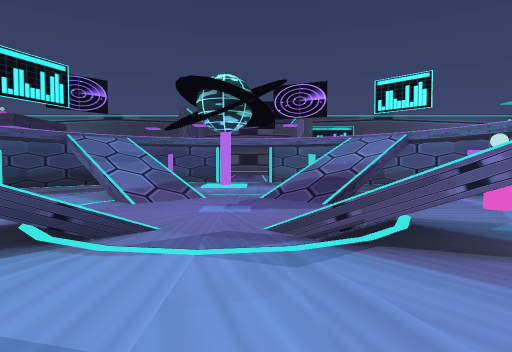
View 1 (above)

24 first-person views from a walk through a 3-D level made in the Unity game engine. The camera is 1.5 m above the floor, tilts 2° down and sees 75° across. The floor is counted in squares, 2 m on a side. Each view is taken from the middle of a square. On the plan, view 1 faces up. The plan holds only what a view shows up to about 11 squares ahead; the rest is blank. The place goes on beyond the plan. The player character is not drawn.

View 2
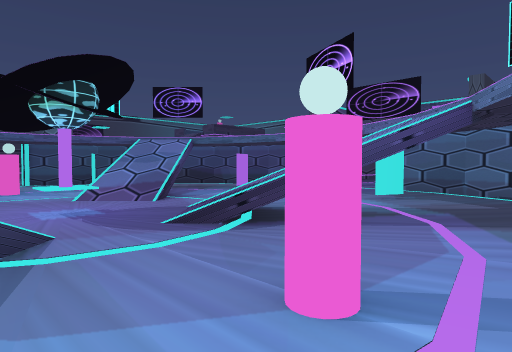

View 3
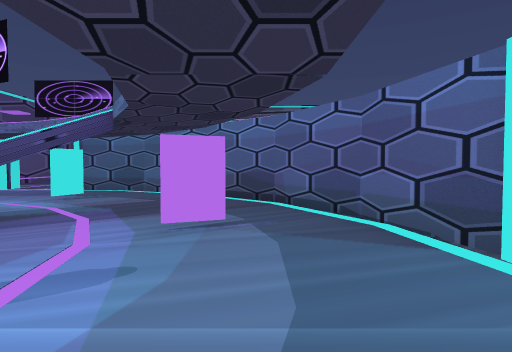

View 4
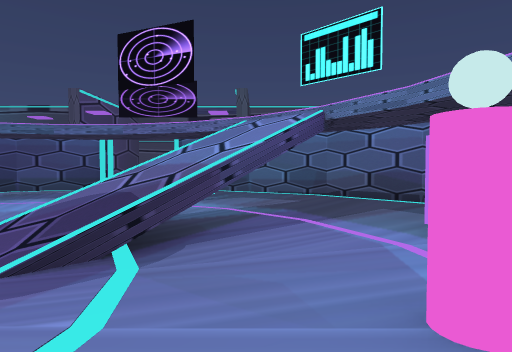

View 5
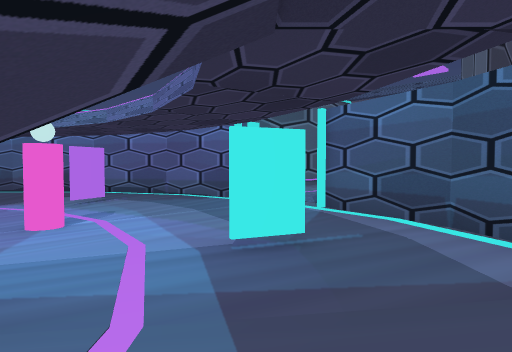

View 6
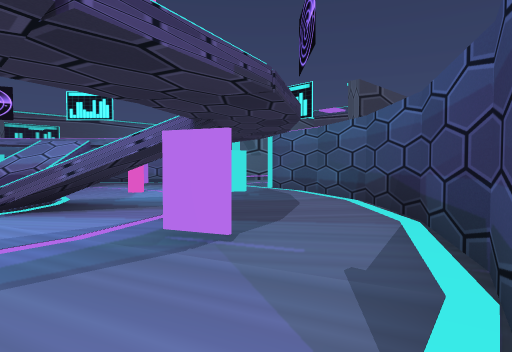

View 7
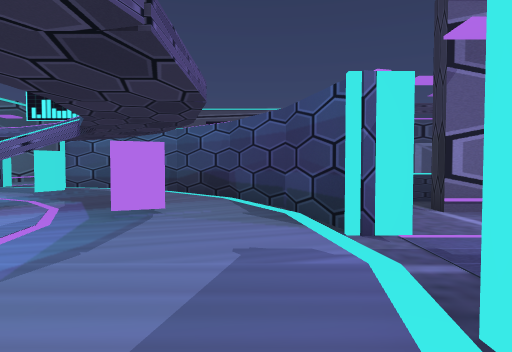

View 8
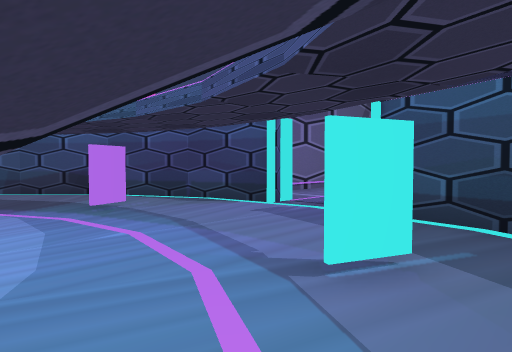

View 9
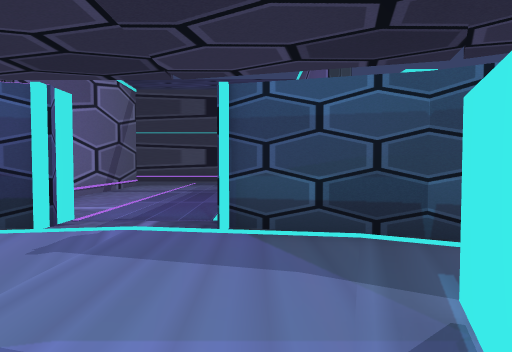

View 10
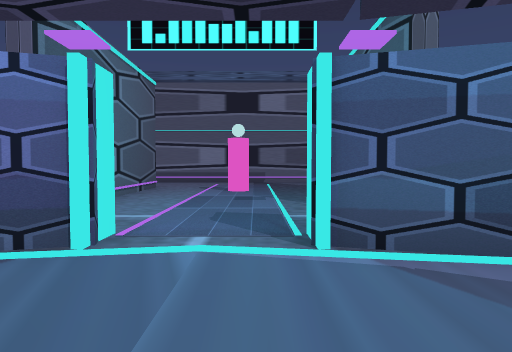

View 11
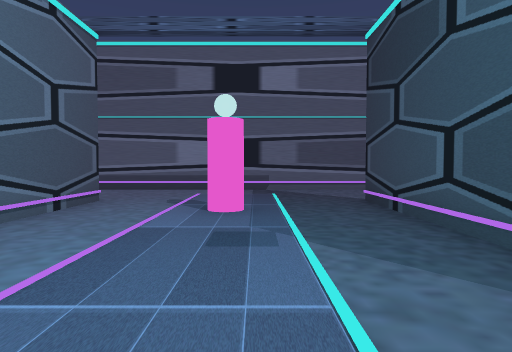

View 12
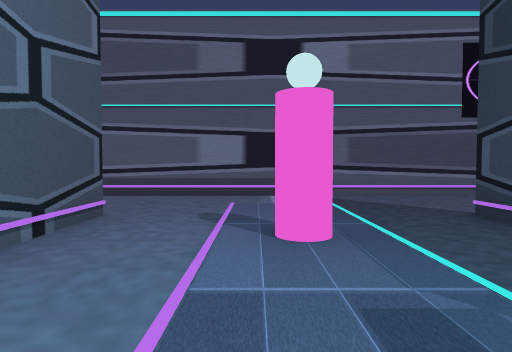

View 13
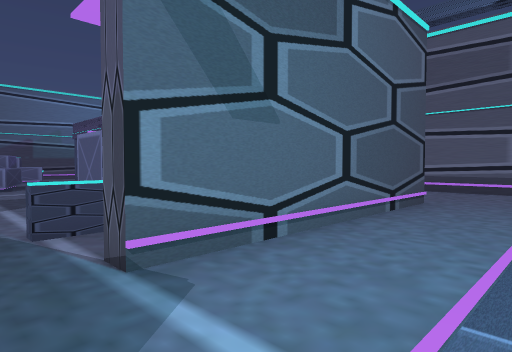

View 14
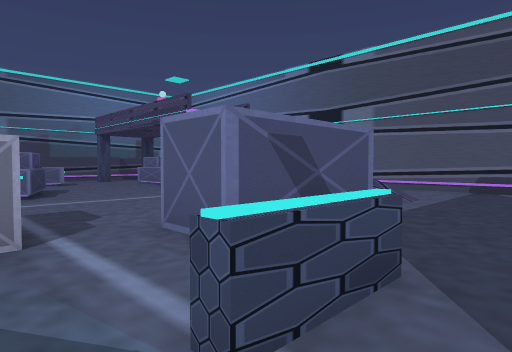

View 15
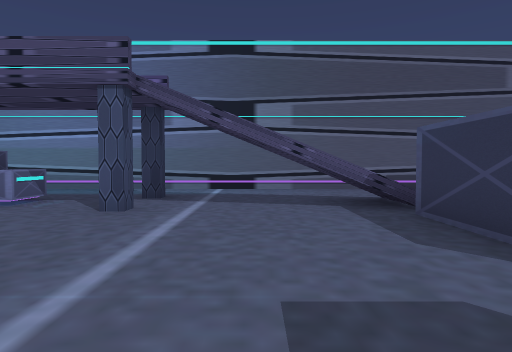

View 16
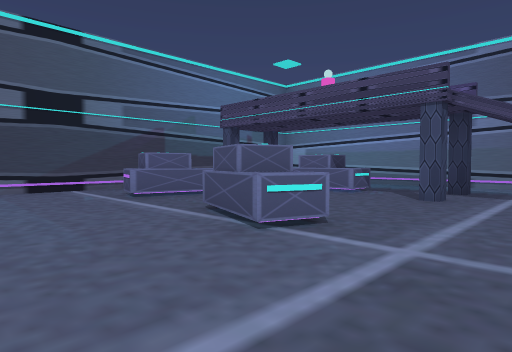

View 17
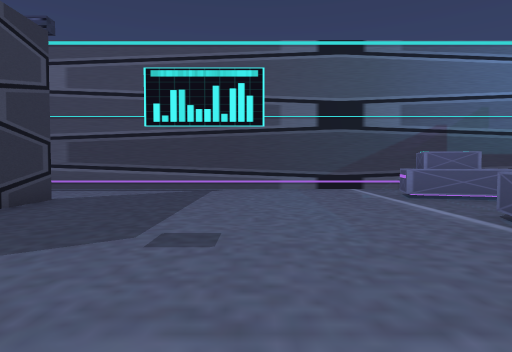

View 18
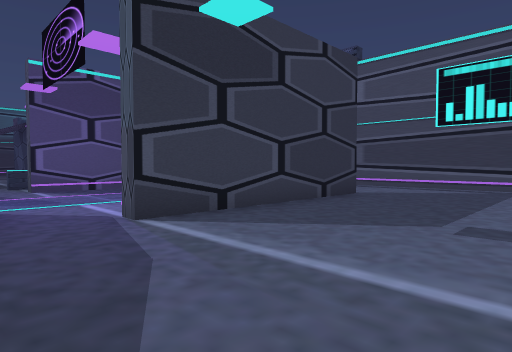

View 19
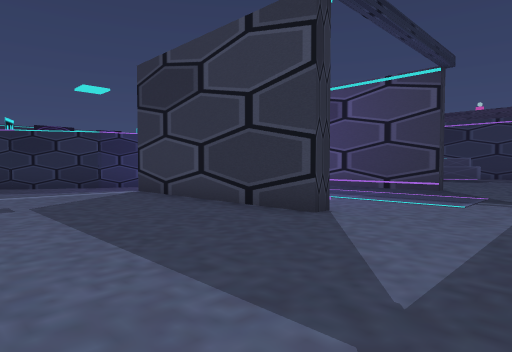

View 20
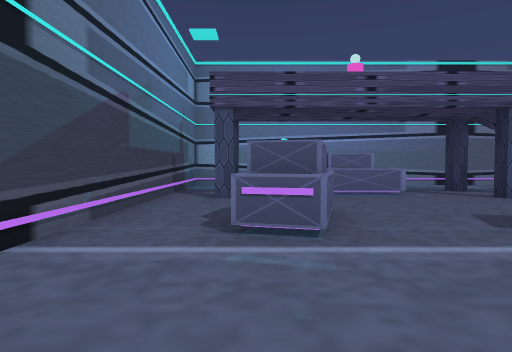

View 21
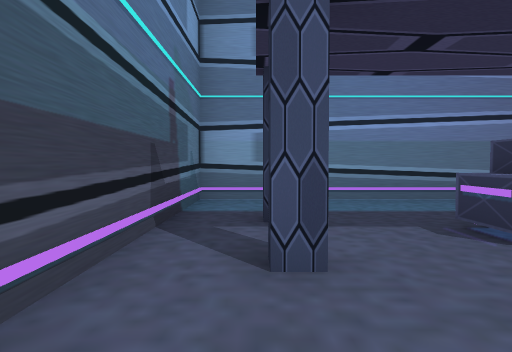

View 22
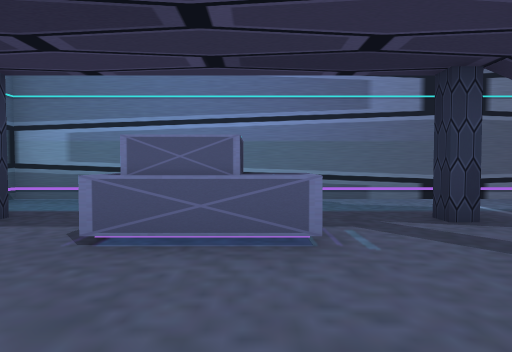

View 23
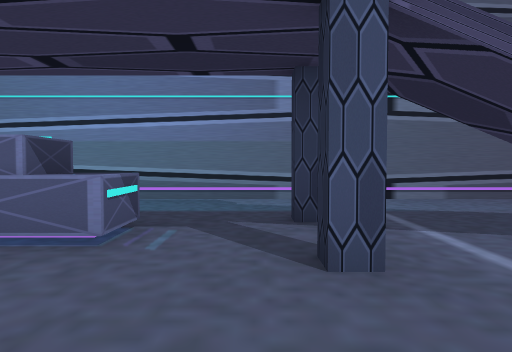

View 24
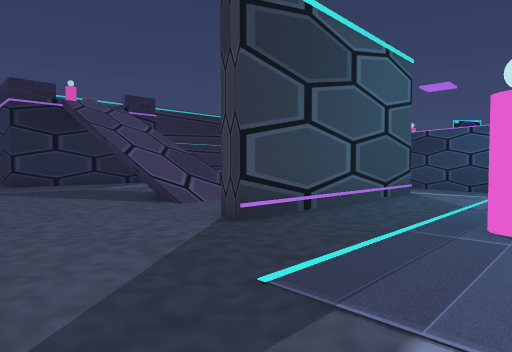

### Floor plan
Key: @ floor where view 1 was taken; # wall or solid block; . floor; / step, stairs or slope; ^ raised ledge; O other object.
Columns run from 4 left of view 1 to 20 right of it. Each row starts with its distance up from view 1.
 26      ####################
 25      ...................#
 24  ..................#.#..#
 23 ...............O^.......#
 22 .#.............#^.......#
 21  #.... #...........OO...#
 20  #..   #...........OO...#
 19  #.    #.......O........#
 18  #.    #......^#........#
 17  #.... #...........#.#..#
 16  ......#................#
 15  .......................#
 14 ###..####...  .....//...#
 13 #.......##   O...../ ...#
 12  ........##  ..### //...#
 11 .O....O...## ...........#
 10 ...........##.^^........#
  9 ./..../.....#.######....#
  8 ///..///.O..#...........#
  7 .//..//.....#...........#
  6 ....O...O.........OO....#
  5 ..................OO....#
  4  //..//.....#...........#
  3   /../ /.O..#.######....#
  2 ./..../.....#.      ....#
  1 ...........##      .....#
  0 .O..@.O...##      //...
 -1 .........##       //...
 -2 #.......##        //...
 -3 ###..####         .....
 -4    ....           .....
 -5    ....#^         ....
 -6    ....#^          ...
 -7    ....#            ##
 -8    ....#             #
 -9    ....#
-10     ...#

Where each view was taken, in squares from view 1:
view 1: 0 up, 0 right, facing up
view 2: 4 up, 5 right, facing up-left
view 3: 4 up, 6 right, facing up
view 4: 4 up, 3 right, facing up
view 5: 1 up, 3 right, facing up-right
view 6: 3 down, 0 right, facing up-right
view 7: 2 down, 3 left, facing right
view 8: 2 up, 4 left, facing down-right
view 9: 1 up, 2 left, facing down
view 10: 5 up, 5 right, facing right
view 11: 5 up, 9 right, facing right
view 12: 6 up, 11 right, facing right
view 13: 6 up, 9 right, facing up-right
view 14: 9 up, 9 right, facing up-right
view 15: 15 up, 9 right, facing right
view 16: 15 up, 7 right, facing up-right
view 17: 15 up, 7 right, facing up
view 18: 14 up, 7 right, facing up-left
view 19: 25 up, 7 right, facing down-left
view 20: 23 up, 7 right, facing right
view 21: 24 up, 12 right, facing right
view 22: 20 up, 12 right, facing right
view 23: 18 up, 12 right, facing right
view 24: 6 up, 19 right, facing down-left
